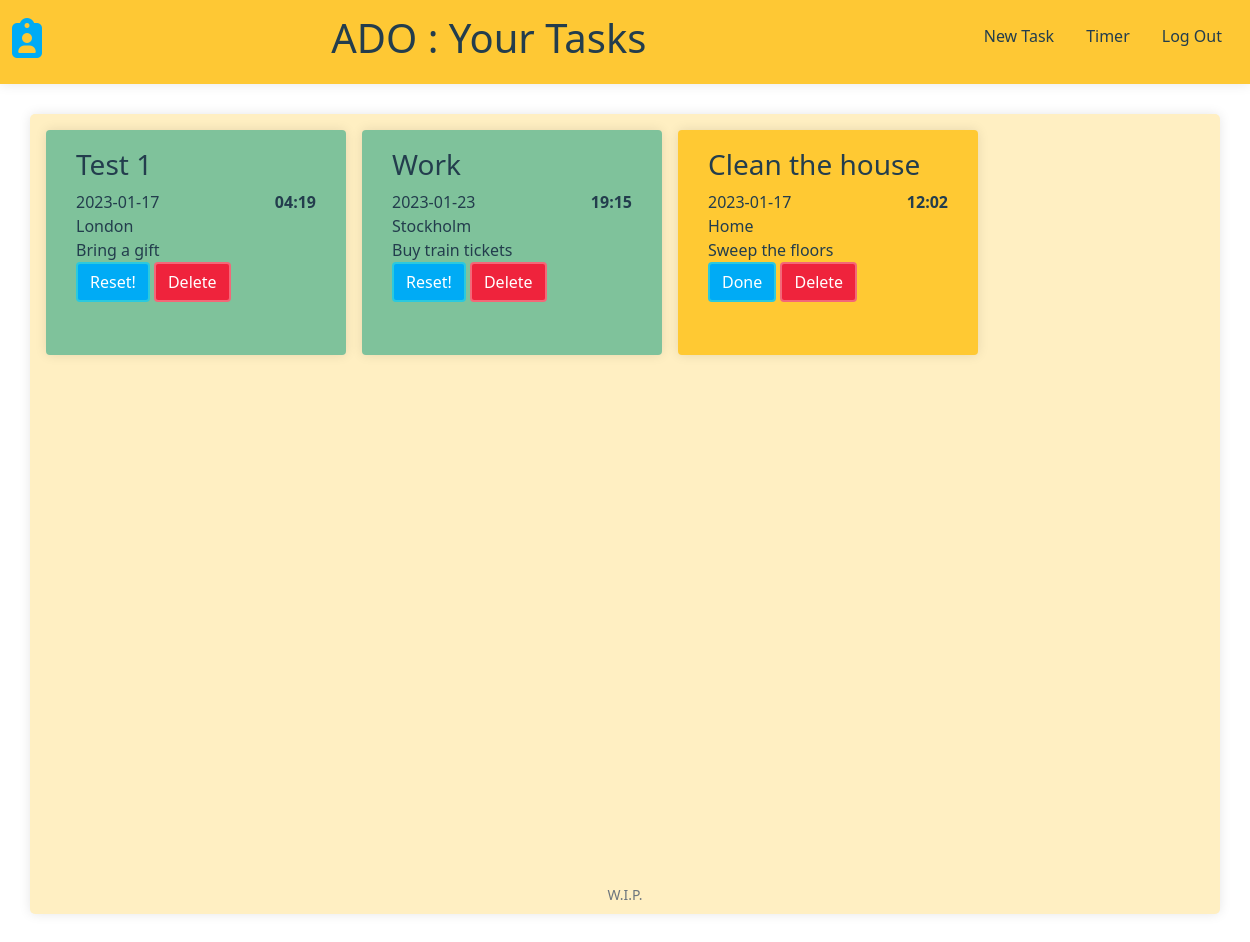
The app's page / (signed in), older data.
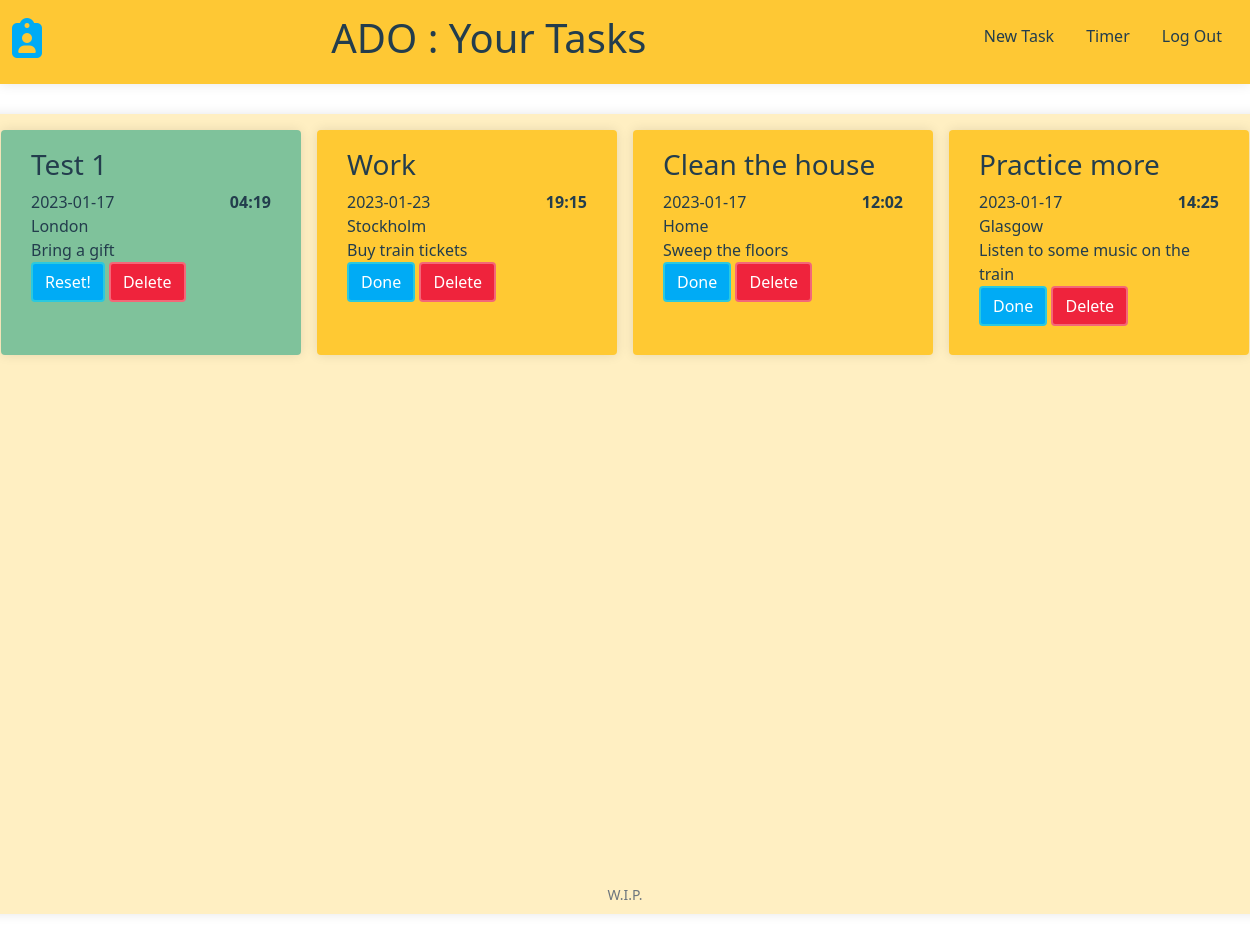
The same page, newer data.
### tables this page shows
CREATE TABLE tasks (
id INTEGER PRIMARY KEY AUTOINCREMENT NOT NULL,
task_head TEXT,
due DATETIME,
created_at DATETIME DEFAULT (datetime('now')),
notes TEXT,
user_id INTEGER,
location TEXT,
category TEXT,
time TIME,
complete BOOLEAN NOT NULL DEFAULT false,
updated_at DATETIME,
FOREIGN KEY (user_id) REFERENCES users(id));

### app.py (the view)
@app.route("/")
@login_required
def homepage():
    tasks = get_user_tasks(session["user_id"][0])
    return render_template("homepage.html", tasks=tasks)

### helpers.py (called while the page is built)
def login_required(f):
    @wraps(f)
    def decorated_function(*args, **kwargs):
        if session.get("user_id") is None:
            return redirect("/login")
        return f(*args, **kwargs)
    return decorated_function

def get_user_tasks(user_id):
    user_task_query = "SELECT * FROM tasks WHERE user_id = ?"
    cur = conn.cursor()
    cur.execute(user_task_query, (user_id,))
    task_response = cur.fetchall()
    tasks = []
    for task_entry in task_response:
        task = {}
        task["task_name"] = task_entry[1]
        task["task_due"] = task_entry[2]
        task["task_category"] = task_entry[7]
        task["task_time"] = task_entry[8]
        task["task_location"] = task_entry[6]
        task["task_notes"] = task_entry[4]
        task["task_created"] = task_entry[3]
        task["task_updated_at"] = task_entry[10]
        task["task_id"] = task_entry[0]
        if task_entry[9] == 0:
            task["task_completed"] = False
        else:
            task["task_completed"] = True
        tasks.append(task)
    return tasks

### templates/homepage.html (shortened to what this page needs)
{% extends "layout.html" %}  {% block title %} Your Tasks {% endblock %} {% block main %}
<div class="tasks-container">
  <div class="homepage-canvas">
    {% for task in tasks %}
    <div
      class="{% if task['task_completed'] %}card-item task-done-color{% else %}card-item{% endif %}"
      id="{{ task['task_id'] }}"
    >
      <div>
        <h3>{{ task["task_name"].capitalize() }}</h3>
      </div>
      <div class="times">
        <p>{{ task["task_due"] }}</p>
        <p><strong>{{ task["task_time"] }}</strong></p>
      </div>
      <div>
        <p>{{ task["task_location"].capitalize() }}</p>
      </div>
      <div class="card-item-notes">
        <p>{{ task["task_notes"].capitalize() }}</p>
      </div>
      <div class="card-task-buttons">
        <button class="btn primary-btn" id="done" value="{{ task['task_id'] }}">
          {% if task["task_completed"] %} Reset! {% else %} Done {% endif %}
        </button>
        <button
          class="btn button-warning"
          id="delete"
          value="{{ task['task_id'] }}"
        >
          Delete
        </button>
      </div>
    </div>
    {% endfor %}
  </div>
</div>
{% endblock %}

### templates/layout.html (shortened to what this page needs)
<!DOCTYPE html>
<html lang="en">
  <head>
    <link
      href="https://cdn.jsdelivr.net/npm/bootstrap@5.1.3/dist/css/bootstrap.min.css"
      rel="stylesheet"
    />
    <link href="/static/styles.css" rel="stylesheet" />
  </head>
  <body>
    <nav class="navbar">
      <div class="container-fluid">
        <a class="navbar-brand" href="/"
          ><i class="fa-solid fa-clipboard-user"></i
        ></a>
        <h1>ADO : {% block title %} {% endblock %}</h1>
        {% if session["user_id"] %}
        <ul class="nav-items">
          <li class="nav-item">
            <a class="nav-link" href="/newTask">New Task</a>
          </li>
          <li class="nav-item">
            <a class="nav-link" href="/pomodoroTimer">Timer</a>
          </li>
          <li class="nav-item">
            <a class="nav-link" href="/logout">Log Out</a>
          </li>
        </ul>
        {% else %}
        <ul class="navbar-nav me-auto mt-2">
          <li class="nav-item"><a class="nav-link" href="/login">Log In</a></li>
        </ul>
        {% endif %}
      </div>
    </nav>
    <main>{% block main %}{% endblock %}</main>
    <footer class="small text-center text-muted">W.I.P.</footer>
  </body>
</html>

### static/styles.css (style rules this page uses)
body { background-color: #FFFFFF; color: #233D4D; }
main { height: 100vh; }
.tasks-container { display: flex; justify-content: center; }
.primary-btn { background-color: #00ABF5; border-style: solid; border-width: 2px; border-color: #2BC9DE; color: white; }
.button-warning { background-color: #ef233c; border-style: solid; border-width: 2px; border-color: #F46778; color: white; }

### static/components/navbar.css (style rules this page uses)
.navbar { background-color: #fec834; box-shadow: 0px 0px 12px rgba(0, 0, 0, 0.1); }
.nav-link { color: #233d4d; margin-top: 4px; }
.navbar-brand { font-size: 40px; color: #00abf5; padding: 0px; margin-right: 0px; margin-bottom: 8px; }
.nav-items { display: flex; list-style: none; }

### static/components/cards.css (style rules this page uses)
.homepage-canvas { width: auto; height: 100%; min-height: 100vh; background-color: #FFEFC2; margin: 30px; padding: 16px; box-shadow: 0px 0px 12px rgba(0, 0, 0, 0.1); border-radius: 5px; display: grid; grid-template-columns: 1fr 1fr 1fr 1fr; grid-gap: 16px; }
@media (min-width: 576px) { .homepage-canvas { grid-template-columns: 1fr 1fr; } }
@media (min-width: 768px) { .homepage-canvas { grid-template-columns: 1fr 1fr; } }
@media (min-width: 992px) { .homepage-canvas { grid-template-columns: 1fr 1fr 1fr; } }
@media (min-width: 1200px) { .homepage-canvas { grid-template-columns: 1fr 1fr 1fr 1fr; } }
.card-item { background-color: #FFC933; padding: 18px 30px 30px 30px; margin-bottom: 15px; border-radius: 4px; width: 300px; height: 225px; box-shadow: 0px 0px 12px rgba(0, 0, 0, 0.1) }
.card-item p { margin: 0; }
.task-done-color { background-color: #7FC29B !important; }
.times { display: flex; justify-content: space-between; }

Row changes from the older to the newer data that the page shows:
changed tasks "Work": text "Reset!" → "Done"
added tasks: task_name "Practice more", task_due "2023-01-17", task_time "14:25", task_location "Glasgow", task_notes "Listen to some music on the train", {{ task['task_id'] }} 5 (drawn), shows "Done"
